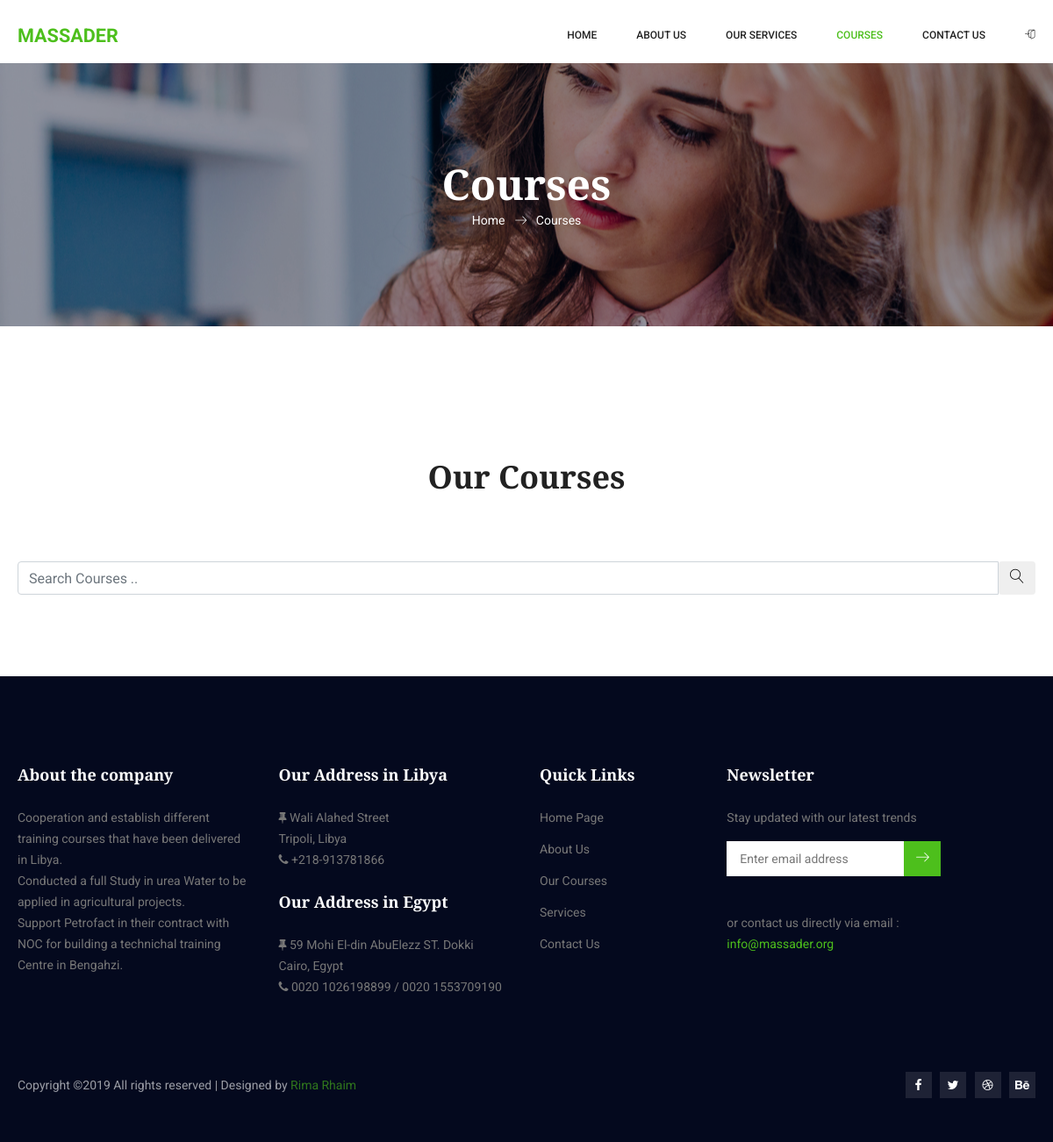
/courses.php, run on an earlier commit of the app's database.
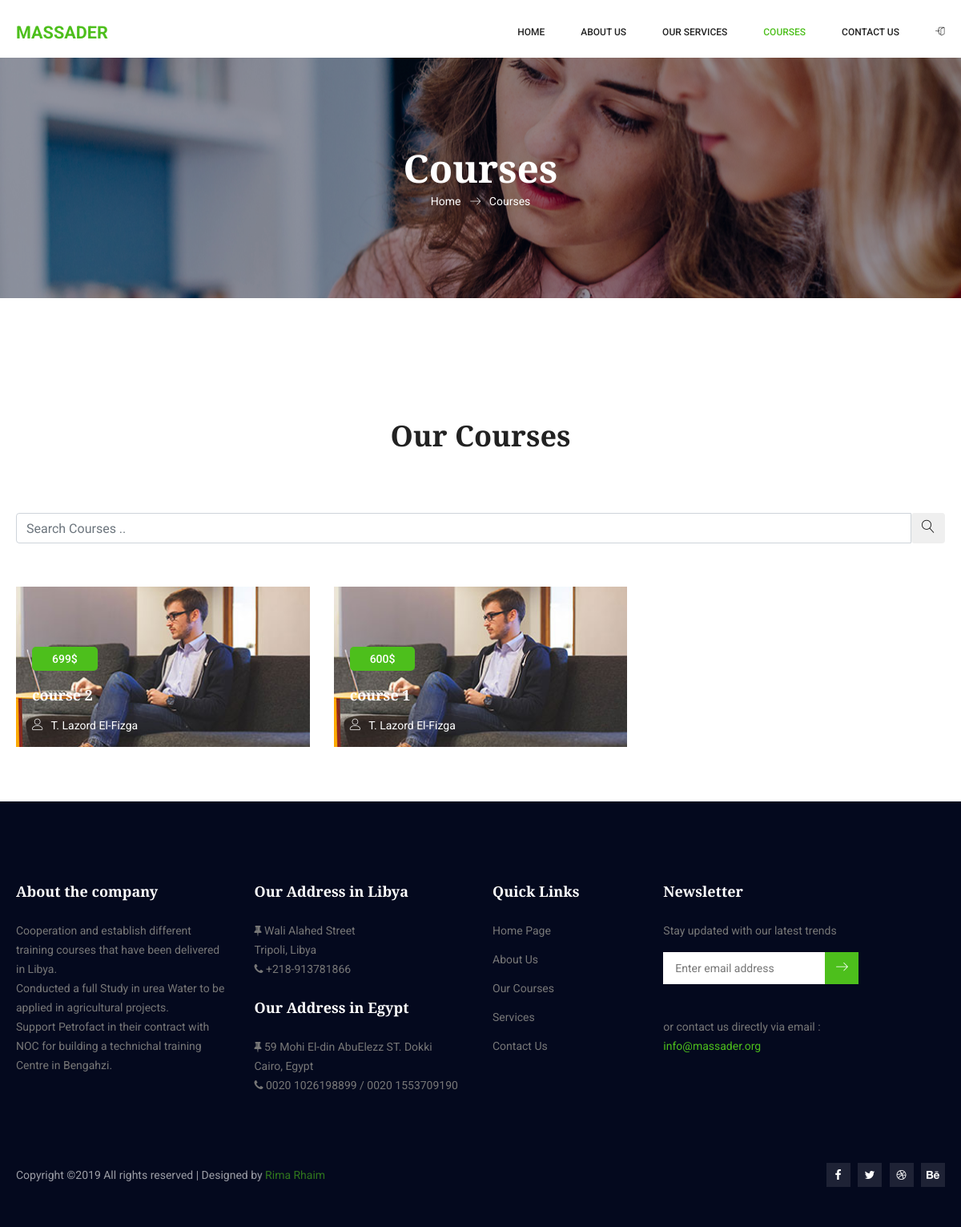
And on a later commit of the database.
### tables this page shows
CREATE TABLE `courses` (
  `ID` int(11) NOT NULL,
  `name` varchar(70) NOT NULL,
  `description` text NOT NULL,
  `objectives` text NOT NULL,
  `trainerID` int(11) NOT NULL,
  `price` varchar(70) NOT NULL,
  `duration` varchar(70) NOT NULL,
  `startDate` varchar(70) NOT NULL
);

CREATE TABLE `trainer` (
  `ID` int(11) NOT NULL,
  `fullName` varchar(70) NOT NULL,
  `email` varchar(70) NOT NULL,
  `phone` varchar(70) NOT NULL
);

### courses.php (the view, shortened to what this page needs)
<!doctype html>
<html lang="en">
    <head>
        <link rel="stylesheet" href="css/bootstrap.css">
        <link rel="stylesheet" href="vendors/linericon/style.css">
        <link rel="stylesheet" href="css/font-awesome.min.css">
        <link rel="stylesheet" href="vendors/owl-carousel/owl.carousel.min.css">
        <link rel="stylesheet" href="vendors/lightbox/simpleLightbox.css">
        <link rel="stylesheet" href="vendors/nice-select/css/nice-select.css">
        <link rel="stylesheet" href="vendors/animate-css/animate.css">
        <link rel="stylesheet" href="vendors/popup/magnific-popup.css">
        <link rel="stylesheet" href="css/style.css">
        <link rel="stylesheet" href="css/responsive.css">
    </head>
    <body>
        <header class="header_area">
				<div class="main_menu">
					<nav class="navbar navbar-expand-lg navbar-light">
						<div class="container">
							<a class="navbar-brand" href="index.html"><p><b style="color:#4dbf1c">MASSADER</b></p></a>
							<div class="collapse navbar-collapse offset" id="navbarSupportedContent">
							<ul class="nav navbar-nav menu_nav ml-auto">
								<li class="nav-item "><a class="nav-link" href="index.php">Home</a></li>
								<li class="nav-item"><a class="nav-link" href="about-us.php">About Us</a></li>
								<li class="nav-item"><a class="nav-link" href="elements.php">Our Services</a></li>
								<li class="nav-item active"><a class="nav-link" href="courses.php">Courses</a></li>
								<li class="nav-item"><a class="nav-link" href="contact.php">Contact Us</a></li>
								<?php
                                if(isset($_SESSION['userid']) && $_SESSION['userid'] > 0) { ?>
									<li class="nav-item "> <a class="nav-link" href="admin.php">Manage</a></li>
									<li class="nav-item"> <a class="nav-link" href="logout.php"><i class="lnr lnr-exit" id ="enter"></i></a></li>
								 <?php
                    } else { ?>
								<li class="nav-item"> <a class="nav-link" href="login_admin.php"><i class="lnr lnr-enter" id ="enter"></i></a></li>
								 </ul>
								 <?php
                                        }
                                    ?>
						</div>
					</div>
            	</nav>
            </div>
        </header>
        <section class="banner_area">
            <div class="banner_inner d-flex align-items-center">
            	<div class="overlay bg-parallax" data-stellar-ratio="0.9" data-stellar-vertical-offset="0" data-background=""></div>
				<div class="container">
					<div class="banner_content text-center">
						<h2>Courses</h2>
						<div class="page_link">
							<a href="index.html">Home</a>
							<a href="about-us.html">Courses</a>
						</div>
					</div>
				</div>
            </div>
        </section>
        <section class="courses_area p_120">
        	<div class="container">
        		<div class="main_title">
        			<h2> Our Courses</h2>
				</div>
				<div>
					<aside class="single_sidebar_widget search_widget">
						<div class="input-group">
							<input type="text" class="form-control" placeholder="Search Courses ..">
							<span class="input-group-btn">
								<button class="btn btn-default" type="button"><i class="lnr lnr-magnifier"></i></button>
							</span>
						</div>
					</aside> <br>
				</div>
        		<div class="row courses_inner">
        			<div class="col-lg-12">
							<div class="row gallery-item">
							<?php
                        $sql = "
                            SELECT
                            courses.ID AS courseID, courses.name , courses.price , trainer.fullName
                            FROM courses
                            INNER JOIN trainer ON courses.trainerID = trainer.ID
							ORDER BY courseID DESC ";
                        global $con;
                        $query = $con->prepare($sql);
                        $query->execute();
                        $results = $query->fetchAll();
                        foreach($results as $result) { ?>
									<div class="col-md-4">
										<a href="img/elements/g8.jpg" class="img-gal">
											<div class="single-gallery-image" style="background: url(img/elements/g8.jpg);">
												<div class="hover_text">
													<a class="cat" href="course-details.php?courseID=<?php echo $result['courseID'];?>"><?php echo $result['price'];?></a>
													<a href="course-details.php?courseID=<?php echo $result['courseID'];?>"><h4><?php echo $result['name'];?></h4></a>
													<ul class="list">
													<li><a href="course-details.php?courseID=<?php echo $result['courseID'];?>"><i class="lnr lnr-user"></i> T. <?php echo $result['fullName'];?></a></li></ul>
												</div>
										</div></a>
								  </div>
						<?php } ?>
							</div>
        			</div>
        		</div>
        	</div>
        </section>
        <br><br>
        <?php include 'includes/footer.php'; ?>
    </body>
</html>

### includes/footer.php
<footer class="footer-area p_120">
          <div class="container">
              <div class="row">
                  <div class="col-lg-3  col-md-6 col-sm-6">
                      <div class="single-footer-widget tp_widgets">
                         <h6 class="footer_title">About the company</h6>
					<p>Cooperation and establish different training courses
						that have been delivered in Libya.</p>
					<p>Conducted a full Study in urea Water to be applied in agricultural
						projects.</p>
					<p>Support Petrofact in their contract with NOC
						for building a technichal training Centre in Bengahzi. </p>
                      </div>
                  </div>
                  <div class="col-lg-3 col-md-6 col-sm-6">
                      <div class="single-footer-widget tp_widgets">
				   <h6 class="footer_title">Our Address in Libya</h6>
				   <p><i class="fa fa-thumb-tack"></i> Wali Alahed Street <br> Tripoli, Libya</p>
				   <p><i class="fa fa-phone"></i> +218-913781866 </p>
				   <p><i class="fa fa-envelop"></i></p>
				   <h6 class="footer_title">Our Address in Egypt</h6>
				   <p><i class="fa fa-thumb-tack"></i> 59 Mohi El-din AbuElezz ST. Dokki <br> Cairo, Egypt</p>
				   <p><i class="fa fa-phone"></i> 0020 1026198899 / 0020 1553709190 </p>
                      </div>
                  </div>
                  <div class="col-lg-2  col-md-6 col-sm-6">
                      <div class="single-footer-widget tp_widgets">
                         <h6 class="footer_title">Quick Links</h6>
                          <ul class="list">
                          	<li><a href="#">Home Page</a></li>
                          	<li><a href="#">About Us</a></li>
                          	<li><a href="#">Our Courses</a></li>
						<li><a href="#">Services</a></li>
						<li><a href="#">Contact Us</a></li>
                          </ul>
                      </div>
                  </div>
                  <div class="col-lg-3 col-md-6 col-sm-6">
                      <aside class="f_widget news_widget">
      					<div class="f_title">
      						<h3 class="footer_title">Newsletter</h3>
      					</div>
      					<p>Stay updated with our latest trends</p>
      					<div id="mc_embed_signup">
                              <form target="_blank" action="" method="get" class="subscribe_form relative">
                              	<div class="input-group d-flex flex-row">
                                      <input name="EMAIL" placeholder="Enter email address" onfocus="this.placeholder = ''" onblur="this.placeholder = 'Email Address '" required="" type="email">
                                      <button class="btn sub-btn"><span class="lnr lnr-arrow-right"></span></button>
                                  </div>
							<div class="mt-10 info"></div><br>
							or contact us directly via email :
							<a href="mailto:info@massader.org" class="mail">info@massader.org</a>
                              </form>
                          </div>
      				</aside>
                  </div>
              </div>
              <div class="row footer-bottom d-flex justify-content-between align-items-center">
                  <p class="col-lg-8 col-md-8 footer-text m-0">
        			Copyright &copy;<script>document.write(new Date().getFullYear());</script> All rights reserved | Designed by <a href="#" target="_blank">Rima Rhaim</a></p>
                  <div class="col-lg-4 col-md-4 footer-social">
                      <a href="#"><i class="fa fa-facebook"></i></a>
                      <a href="#"><i class="fa fa-twitter"></i></a>
                      <a href="#"><i class="fa fa-dribbble"></i></a>
                      <a href="#"><i class="fa fa-behance"></i></a>
                  </div>
              </div>
          </div>
      </footer>

What changed in the data, as far as the page shows it:
added courses: price "699$", name "course 2", trainerID.fullName "Lazord El-Fizga"
added courses: price "600$", name "course 1", trainerID.fullName "Lazord El-Fizga"
